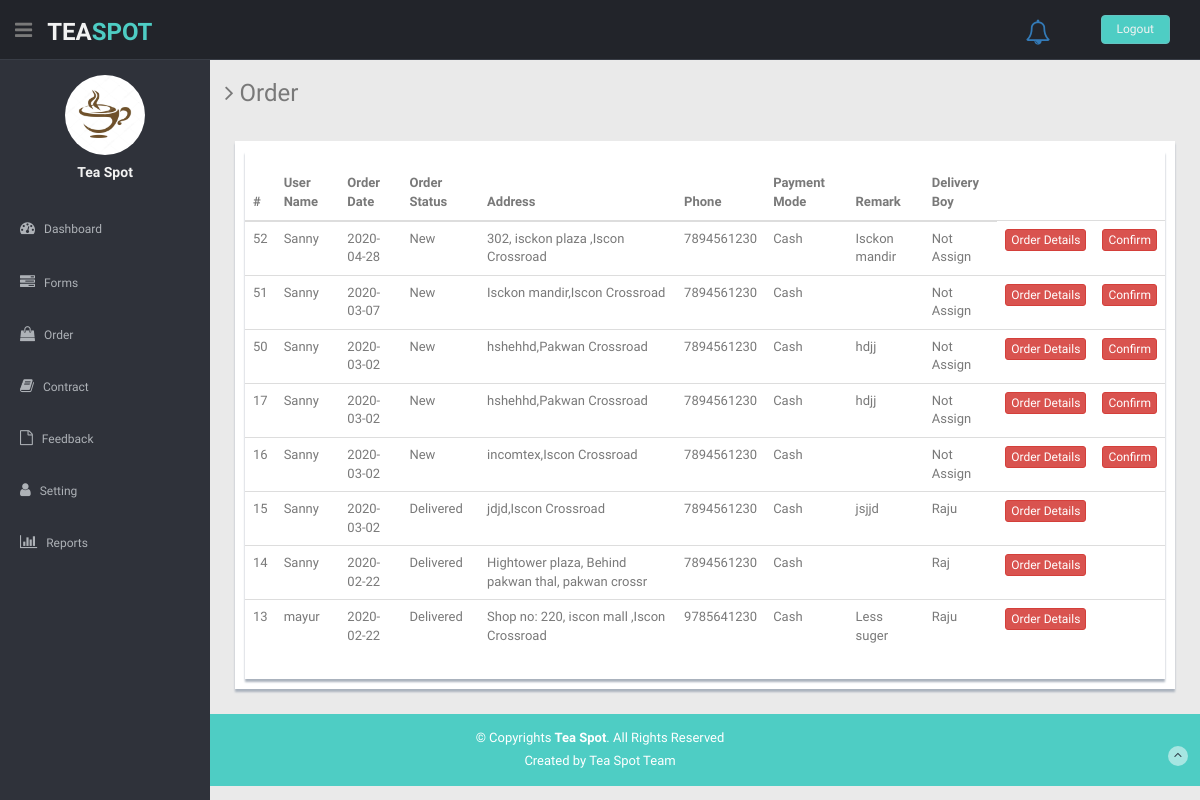
/adminpanel/order.php, run on the app's committed database.
### tables this page shows
CREATE TABLE `order` (
  `Order_id` int(10) NOT NULL,
  `User_id` int(10) NOT NULL,
  `Order_date` datetime(6) NOT NULL,
  `Order_Status` varchar(10) NOT NULL,
  `Delivery_address` varchar(50) NOT NULL,
  `Deliveryboy_id` int(10) NOT NULL,
  `Paymentmode` varchar(10) NOT NULL,
  `Remark` varchar(30) NOT NULL
);

CREATE TABLE `user` (
  `User_id` int(10) NOT NULL,
  `Name` varchar(30) NOT NULL,
  `Address` varchar(50) NOT NULL,
  `Area_id` int(10) NOT NULL,
  `Phone_No` varchar(10) NOT NULL,
  `Email_id` varchar(50) NOT NULL,
  `Password` varchar(10) NOT NULL,
  `Reg_Date` date NOT NULL
);

CREATE TABLE `deliveryboy` (
  `Deliveryboy_id` int(10) NOT NULL,
  `Name` varchar(30) NOT NULL,
  `Address` varchar(100) NOT NULL,
  `Area_id` int(10) NOT NULL,
  `Phone` varchar(10) NOT NULL,
  `Photo` varchar(100) NOT NULL
);

### adminpanel/order.php (the view, shortened to what this page needs)
<?php include("header.php");?>
    <section id="main-content">
      <section class="wrapper">
        <h3><i class="fa fa-angle-right"></i> Order</h3>
        <div class="row mt">
          <div class="col-lg-12">
            <div class="form-panel">
<?php
$con=new PDO("mysql:dbname=tea spot","root","");
$rs=$con->query("select *From `order` o,user u where o.User_id=u.User_id order by Order_id desc");
?>
			  <div class="content-panel">
              <table class="table">
                <thead>
                  <tr>
                    <th>#</th>
                    <th>User Name</th>
					<th>Order Date</th>
					<th>Order Status</th>
					<th>Address</th>
          <th>Phone</th>
					<th>Payment Mode</th>
					<th>Remark</th>
          <th>Delivery Boy</th>
                        </tr>
                    </thead>
            <tbody>
<?php
while($rd=$rs->fetch())
{
	?>
<tr>
<td><?php echo $rd["Order_id"];?></td>
<td><?php echo $rd["Name"];?></td>
<td><?php echo explode(" ",$rd["Order_date"])[0]; ?></td>
<td><?php echo $rd["Order_Status"];?></td>
<td><?php echo $rd["Delivery_address"];?></td>
<td><?php echo $rd["Phone_No"];?></td>
<td><?php echo $rd["Paymentmode"];?></td>
<td><?php echo $rd["Remark"];?></td>
<td><?php
   if($rd["Deliveryboy_id"]=="0")
   {
      echo "Not Assign";
   }
   else
   {
  $rsname=$con->query("select *from deliveryboy where Deliveryboy_id='".$rd["Deliveryboy_id"]."'");
   $rdname=$rsname->fetch();
    echo $rdname["Name"];
   }
 ?></td>
<td><a href='orderdetails.php?x=<?php echo $rd["Order_id"];?>' class="btn btn-danger btn-xs">Order Details</a></td>
  <?php
    if($rd["Order_Status"]=="New")
  {
  ?>
<td><a href='status.php?x=<?php echo $rd["Order_id"];?>&y=Confirm' class="btn btn-danger btn-xs">Confirm</a></td>
 <?php
  }
  else if($rd["Order_Status"]=="Confirm")
  {
 ?>
<td><a href='status.php?x=<?php echo $rd["Order_id"];?>&y=Prepared' class="btn btn-danger btn-xs">Prepared</a></td>
 <?php
  }
  else if($rd["Order_Status"]=="Prepared")
  {
 ?>
<td><a href='orderdetails.php?x=<?php echo $rd["Order_id"];?>' class="btn btn-danger btn-xs">Delivered</a></td>
 <?php
  }
  else
  {
    ?>
    <td></td>
    <?php
  }
 ?>
</tr>
<?php
}
?>
                </tbody>
              </table>
</div>
        </div>
		    </div>
                </section>
</section>
<?php include("footer.php");?>

### adminpanel/header.php (shortened to what this page needs)
<!DOCTYPE html>
<html lang="en">
<head>
  <link href="lib/bootstrap/css/bootstrap.min.css" rel="stylesheet">
  <link href="lib/font-awesome/css/font-awesome.css" rel="stylesheet" />
  <link rel="stylesheet" type="text/css" href="lib/bootstrap-datepicker/css/datepicker.css" />
  <link rel="stylesheet" type="text/css" href="lib/bootstrap-daterangepicker/daterangepicker.css" />
  <link href="css/style.css" rel="stylesheet">
  <link href="css/style-responsive.css" rel="stylesheet">
  <link href="assets1/plugins/bootstrap-datatable/css/dataTables.bootstrap4.min.css" rel="stylesheet" type="text/css">
  <link href="assets1/plugins/bootstrap-datatable/css/buttons.bootstrap4.min.css" rel="stylesheet" type="text/css">
</head>
<body>
  <section id="container">
    <header class="header black-bg">
      <div class="sidebar-toggle-box">
        <div class="fa fa-bars tooltips" data-placement="right" data-original-title="Toggle Navigation"></div>
      </div>
      <a href="index.html" class="logo"><b>TEA<span>SPOT<span></b></a>
      <div class="top-menu">
        <ul class="nav pull-right top-menu">
          <li><a class="logout" href="login.php">Logout</a></li>
        </ul>
        <span class="nav pull-right top-menu" style="position: relative;
    margin-top: 15px;
    margin-right: 50px;
    font-size: 25px;
"><a href="order.php"><i class="fa fa-bell-o" id="noti">
</i></a></span>
      </div>
    </header>
    <aside>
      <div id="sidebar" class="nav-collapse ">
        <ul class="sidebar-menu" id="nav-accordion">
          <p class="centered"><a href="profile.html"><img src="img/sannyp.jpg" class="img-circle" width="80"></a></p>
          <h5 class="centered">Tea Spot</h5>
          <li class="mt">
            <a href="welcome.php">
              <i class="fa fa-dashboard"></i>
              <span>Dashboard</span>
              </a>
          </li>
          <li class="sub-menu">
            <a  href="javascript:;">
              <i class="fa fa-tasks"></i>
              <span>Forms</span>
              </a>
          </li>
 <li class="sub-menu">
            <a href="order.php">
              <i class="fa fa-shopping-bag"></i>
              <span>Order</span>
              </a>
          </li>
 <li class="sub-menu">
            <a href="viewcontract.php">
              <i class="fa fa-book"></i>
              <span>Contract</span>
              </a>
          </li>
 <li class="sub-menu">
            <a href="feedback.php">
              <i class="fa fa-file-o"></i>
              <span>Feedback</span>
              </a>
          </li>
  <li class="sub-menu">
            <a  href="javascript:;">
              <i class="fa fa-user"></i>
              <span>Setting</span>
              </a>
          </li>
  <li class="sub-menu">
            <a  href="javascript:;">
              <i class="fa fa-bar-chart"></i>
              <span>Reports</span>
              </a>
          </li>
	  </div>
    </aside>

### adminpanel/footer.php (shortened to what this page needs)
  <footer class="site-footer">
    <div class="text-center">
      <p>
        &copy; Copyrights <strong>Tea Spot</strong>. All Rights Reserved
      </p>
      <div class="credits">
        Created by Tea Spot Team</a>
      </div>
      <a href="form_component.html#" class="go-top">
        <i class="fa fa-angle-up"></i>
        </a>
    </div>
  </footer>
</section>

### adminpanel/css/style.css (style rules this page uses)
body { color: #797979; background: #eaeaea; font-family: 'Ruda', sans-serif; padding: 0px !important; margin: 0px !important; font-size:13px; }
ul li { list-style: none; }
a, a:hover, a:focus { text-decoration: none; outline: none; }
#container { width: 100%; height: 100%; }
.centered { text-align: center; }
.mt { margin-top: 25px; }
ul.top-menu > li > .logout { color: #f2f2f2; font-size: 12px; border-radius: 4px; -webkit-border-radius: 4px; border: 1px solid #64c3c2 !important; padding: 5px 15px; margin-right: 15px; background: #4ECDC4; margin-top: 15px; }
#sidebar { width: 210px; height: 100%; position: fixed; background: #2f323a; }
#sidebar h5 { color: #f2f2f2; font-weight: 700; }
#sidebar ul li { position: relative; }
ul.sidebar-menu , ul.sidebar-menu li ul.sub { margin: -2px 0 0; padding: 0; }
ul.sidebar-menu { margin-top: 75px; }
ul.sidebar-menu li { margin-bottom: 5px; margin-left:10px; margin-right:10px; }
ul.sidebar-menu li.sub-menu { line-height: 15px; }
ul.sidebar-menu li a span { display: inline-block; }
ul.sidebar-menu li a { color: #aeb2b7; text-decoration: none; display: block; padding: 15px 0 15px 10px; font-size: 12px; outline: none; -webkit-transition: all 0.3s ease; -moz-transition: all 0.3s ease; -o-transition: all 0.3s ease; -ms-transition: all 0.3s ease; transition: all 0.3s ease; }
ul.sidebar-menu li a i { font-size: 15px; padding-right: 6px; }
#main-content { margin-left: 210px; }
.header, .footer { min-height: 60px; padding: 0 15px; }
.header { position: fixed; left: 0; right: 0; z-index: 1002; }
.black-bg { background: #22242a; border-bottom: 1px solid #393d46; }
.wrapper { display: inline-block; margin-top: 60px; padding-left: 15px; padding-right: 15px; padding-bottom: 15px; padding-top: 0px; width: 100%; }
a.logo { font-size: 24px; color: #f2f2f2; float: left; margin-top: 15px; text-transform: uppercase; }
a.logo b { font-weight: 900; }
a.logo span { color: #4ECDC4; }
#top_menu .nav > li, ul.top-menu > li { float: left; }
ul.top-menu > li > a { color: #666666; font-size: 16px; border-radius: 4px; -webkit-border-radius: 4px; border:1px solid #666666 !important; padding: 2px 6px; margin-right: 15px; }
.sidebar-toggle-box { float: left; padding-right: 15px; margin-top: 20px; }
.sidebar-toggle-box .fa-bars { cursor: pointer; display: inline-block; font-size: 20px; }
.content-panel { background: #ffffff; box-shadow: 0px 3px 2px #aab2bd; padding-top: 15px; padding-bottom: 5px; }
.form-panel { background: #ffffff; margin: 10px; padding: 10px; box-shadow: 0px 3px 2px #aab2bd; text-align: left; }
.site-footer { background: #4ECDC4; color: #fff; padding: 15px 0; }
.site-footer p { margin-bottom: 5px; }
.credits, .credits a { color: #fff; }
.go-top { margin-right: 1%; margin-top: -25px; float: right; background: rgba(255,255,255,.5); width: 20px; height: 20px; border-radius: 50%; -webkit-border-radius: 50%; }
.go-top i { color: #2A3542; }

### data on the page
order: Order_id "52", User.Name "Sanny", Order_date "2020-04-28", Order_Status "New", Delivery_address "302, isckon plaza ,Iscon Crossroad", User.Phone_No "7894561230", Paymentmode "Cash", Remark "Isckon mandir", shows "Not Assign"
order: Order_id "51", User.Name "Sanny", Order_date "2020-03-07", Order_Status "New", Delivery_address "Isckon mandir,Iscon Crossroad", User.Phone_No "7894561230", Paymentmode "Cash", shows "Not Assign"
order: Order_id "50", User.Name "Sanny", Order_date "2020-03-02", Order_Status "New", Delivery_address "hshehhd,Pakwan Crossroad", User.Phone_No "7894561230", Paymentmode "Cash", Remark "hdjj", shows "Not Assign"
order: Order_id "17", User.Name "Sanny", Order_date "2020-03-02", Order_Status "New", Delivery_address "hshehhd,Pakwan Crossroad", User.Phone_No "7894561230", Paymentmode "Cash", Remark "hdjj", shows "Not Assign"
order: Order_id "16", User.Name "Sanny", Order_date "2020-03-02", Order_Status "New", Delivery_address "incomtex,Iscon Crossroad", User.Phone_No "7894561230", Paymentmode "Cash", shows "Not Assign"
order: Order_id "15", User.Name "Sanny", Order_date "2020-03-02", Order_Status "Delivered", Delivery_address "jdjd,Iscon Crossroad", User.Phone_No "7894561230", Paymentmode "Cash", Remark "jsjjd", Deliveryboy.Name "Raju"
order: Order_id "14", User.Name "Sanny", Order_date "2020-02-22", Order_Status "Delivered", Delivery_address "Hightower plaza, Behind pakwan thal, pakwan crossr", User.Phone_No "7894561230", Paymentmode "Cash", Deliveryboy.Name "Raj"
order: Order_id "13", User.Name "mayur", Order_date "2020-02-22", Order_Status "Delivered", Delivery_address "Shop no: 220, iscon mall ,Iscon Crossroad", User.Phone_No "9785641230", Paymentmode "Cash", Remark "Less suger", Deliveryboy.Name "Raju"
